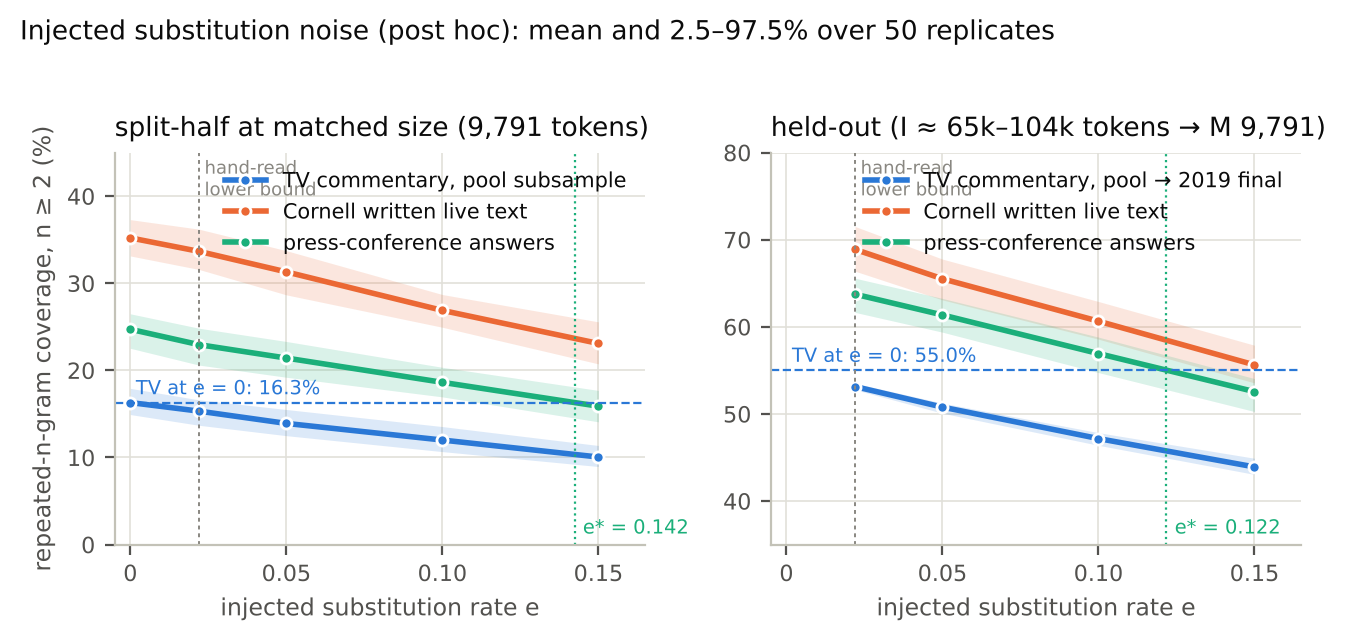

The script that drew this image:
"""Figure 2: injected substitution noise (post hoc) and the corpus contrasts. Two panels: split-half at
matched size (TV pool, Cornell live text, press answers) and the held-out design (pool -> 2019 vs Cornell,
press). Reads analysis/formulas/results/asr_noise_sensitivity.csv and density_main.csv only."""
import sys as _sys
from pathlib import Path as _Path

_sys.path.insert(0, str(_Path(__file__).resolve().parent))  # python -I does not add the script dir
import numpy as np
import pandas as pd

from common import AQUA, BLUE, INK, INK2, MUTED, ORANGE, RES_F, pct, plt, save

raw = pd.read_csv(RES_F / "asr_noise_sensitivity.csv")
agg = (
    raw.groupby(["design", "corpus", "added_substitution_rate"])["density_a"]
    .agg(mean="mean", lo=lambda s: np.percentile(s, 2.5), hi=lambda s: np.percentile(s, 97.5), n="size")
    .reset_index()
)
dm = pd.read_csv(RES_F / "density_main.csv")
tv_heldout_ref = pct(
    dm[(dm.design == "D3_held_out") & (dm.identified_on == "pool (18 matches)") & (dm.measured_on == "tv_2019wimF") & (dm.measure == "a")].density.iloc[0]
)
tv_split_ref = pct(agg[(agg.design == "splithalf_matched") & (agg.corpus == "tv_pool_all") & (agg.added_substitution_rate == 0.0)]["mean"].iloc[0])
HAND_READ_LOWER_BOUND = 0.022  # grid level equal to the corpus's hand-read lower bound (asr_noise_summary.json)

SERIES = {
    "tv_pool_all": ("TV commentary, pool subsample", BLUE),
    "tv_pool_to_2019": ("TV commentary, pool → 2019 final", BLUE),
    "text_cornell": ("Cornell written live text", ORANGE),
    "press_answers": ("press-conference answers", AQUA),
}


def crossing(sub, ref):
    """e* where the linearly interpolated mean first reaches ref (None if it does not)."""
    sub = sub.sort_values("added_substitution_rate")
    e, m = sub.added_substitution_rate.to_numpy(), pct(sub["mean"].to_numpy())
    for k in range(len(e) - 1):
        if (m[k] - ref) * (m[k + 1] - ref) <= 0 and m[k] != m[k + 1]:
            return e[k] + (ref - m[k]) * (e[k + 1] - e[k]) / (m[k + 1] - m[k])
    return None


fig, axes = plt.subplots(1, 2, figsize=(6.6, 3.2), sharex=True)
panels = [
    ("splithalf_matched", ["tv_pool_all", "text_cornell", "press_answers"], tv_split_ref, "split-half at matched size (9,791 tokens)", (0, 45)),
    ("heldout", ["tv_pool_to_2019", "text_cornell", "press_answers"], tv_heldout_ref, "held-out (I ≈ 65k–104k tokens → M 9,791)", (35, 80)),
]
for ax, (design, corpora, ref, title, ylim) in zip(axes, panels):
    ax.set_ylim(*ylim)
    for c in corpora:
        sub = agg[(agg.design == design) & (agg.corpus == c)].sort_values("added_substitution_rate")
        label, col = SERIES[c]
        e = sub.added_substitution_rate.to_numpy()
        ax.fill_between(e, pct(sub.lo.to_numpy()), pct(sub.hi.to_numpy()), color=col, alpha=0.16, linewidth=0)
        ax.plot(e, pct(sub["mean"].to_numpy()), color=col, lw=2, marker="o", ms=4, mec="white", mew=1, label=label)
        if c != corpora[0]:
            es = crossing(sub, ref)
            if es is not None:
                ax.axvline(es, color=col, lw=0.8, ls=":")
                ax.annotate(f"e* = {es:.3f}", (es, ylim[0]), xytext=(3, 4), textcoords="offset points", fontsize=7, color=col)
                print(f"{design} {c}: mean reaches TV reference {ref:.1f}% at e* = {es:.4f}")
            else:
                print(f"{design} {c}: mean stays above TV reference {ref:.1f}% over the grid")
    ax.axhline(ref, color=BLUE, lw=0.8, ls="--")
    ax.annotate(f"TV at e = 0: {ref:.1f}%", (0.0, ref), xytext=(2, 3), textcoords="offset points", fontsize=7, color=BLUE)
    ax.axvline(HAND_READ_LOWER_BOUND, color=MUTED, lw=0.7, ls=(0, (2, 2)))
    ax.annotate("hand-read\nlower bound", (HAND_READ_LOWER_BOUND, ylim[1]), xytext=(2, -2), textcoords="offset points", va="top", fontsize=6.5, color=MUTED)
    ax.set_title(title, loc="left", color=INK)
    ax.set_xlabel("injected substitution rate e")
    ax.set_xlim(-0.005, 0.165)
    ax.set_xticks([0, 0.05, 0.10, 0.15])
    ax.set_xticklabels(["0", "0.05", "0.10", "0.15"])
    ax.legend(loc="upper right")
axes[0].set_ylabel("repeated-n-gram coverage, n ≥ 2 (%)")
fig.suptitle("Injected substitution noise (post hoc): mean and 2.5–97.5% over 50 replicates", x=0.01, ha="left", fontsize=9.5, color=INK)
fig.tight_layout(rect=(0, 0, 1, 0.95))
save(fig, "fig2_noise")
